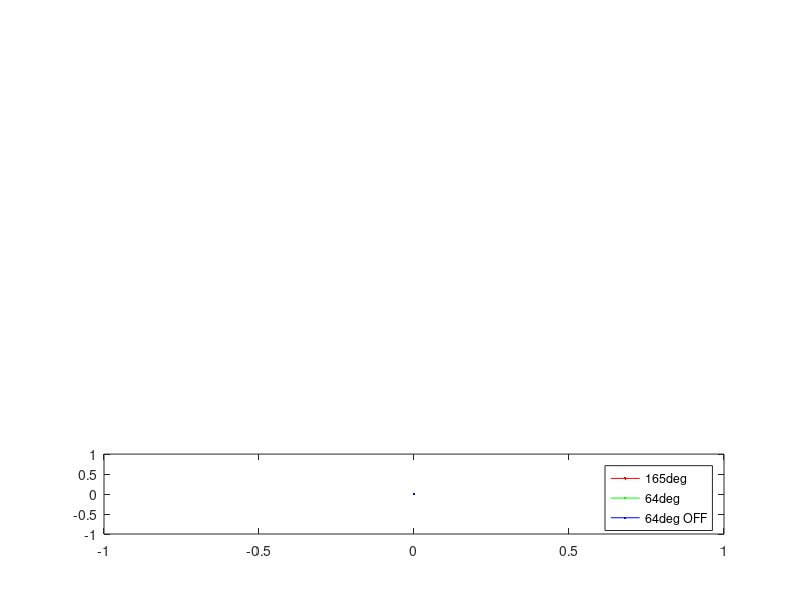

This chart was generated by the following MATLAB code: (Note: this script raises an error after producing the figure.)
%% plot flightpath timeline tshift smooveOFF

figure
subplot(4,1,4)
plot(0,0,'r')
hold on
plot(0,0,'g')
plot(0,0,'b')
legend('165deg','64deg','64deg OFF') 

for i=1:size(u,2)
    if settings.expansion.stepwise(i) == 0 && settings.expansion.speed(i) == 2 && settings.expansion.maxangle(i) == 165
        subplot(4,1,1)
        hold on
        plot(t-t_shift(i),stim_angle_plot(:,i),'r')
        subplot(4,1,2)
        hold on
        plot(t-t_shift(i),V(:,i),'r')
        subplot(4,1,3)
        hold on
        plot(t-t_shift(i),A(:,i),'r')
        subplot(4,1,4)
        hold on
        plot(t-t_shift(i),heading_dot(:,i),'r')
    elseif settings.expansion.stepwise(i) == 0 && settings.expansion.speed(i) == 2 && settings.expansion.maxangle(i) == 64 && settings.expansion.OFF(i) == 0
        subplot(4,1,1)
        hold on
        plot(t-t_shift(i),stim_angle_plot(:,i),'g')
        subplot(4,1,2)
        hold on
        plot(t-t_shift(i),V(:,i),'g')
        subplot(4,1,3)
        hold on
        plot(t-t_shift(i),A(:,i),'g')
        subplot(4,1,4)
        hold on
        plot(t-t_shift(i),heading_dot(:,i),'g')
    elseif settings.expansion.stepwise(i) == 0 && settings.expansion.speed(i) == 2 && settings.expansion.maxangle(i) == 64 && settings.expansion.OFF(i) == 1
        subplot(4,1,1)
        hold on
        plot(t-t_shift(i),stim_angle_plot(:,i),'b')
        subplot(4,1,2)
        hold on
        plot(t-t_shift(i),V(:,i),'b')
        subplot(4,1,3)
        hold on
        plot(t-t_shift(i),A(:,i),'b')
        subplot(4,1,4)
        hold on
        plot(t-t_shift(i),heading_dot(:,i),'b')
    end
end

subplot(4,1,1)
% grid on
xlabel('time (s)')
ylabel('heading (deg)')
axis([t_start-nanmean(t_shift) t_stop-nanmean(t_shift) -180 180])
% set(gca,'XTick',[-180 -90 0 90 180])
set(gca,'YTick',[-180 -90 0 90 180])

subplot(4,1,2)
% grid on
xlabel('time (s)')
ylabel('flight speed (m/s)')
axis([t_start-nanmean(t_shift) t_stop-nanmean(t_shift) 0 1])

subplot(4,1,3)
% grid on
xlabel('time (s)')
ylabel('acceleration (m/s^2)')
axis([t_start-nanmean(t_shift) t_stop-nanmean(t_shift) 0 30])

subplot(4,1,4)
% grid on
xlabel('time (s)')
ylabel('turn rate (deg/s)')
axis([t_start-nanmean(t_shift) t_stop-nanmean(t_shift) 0 10000])
